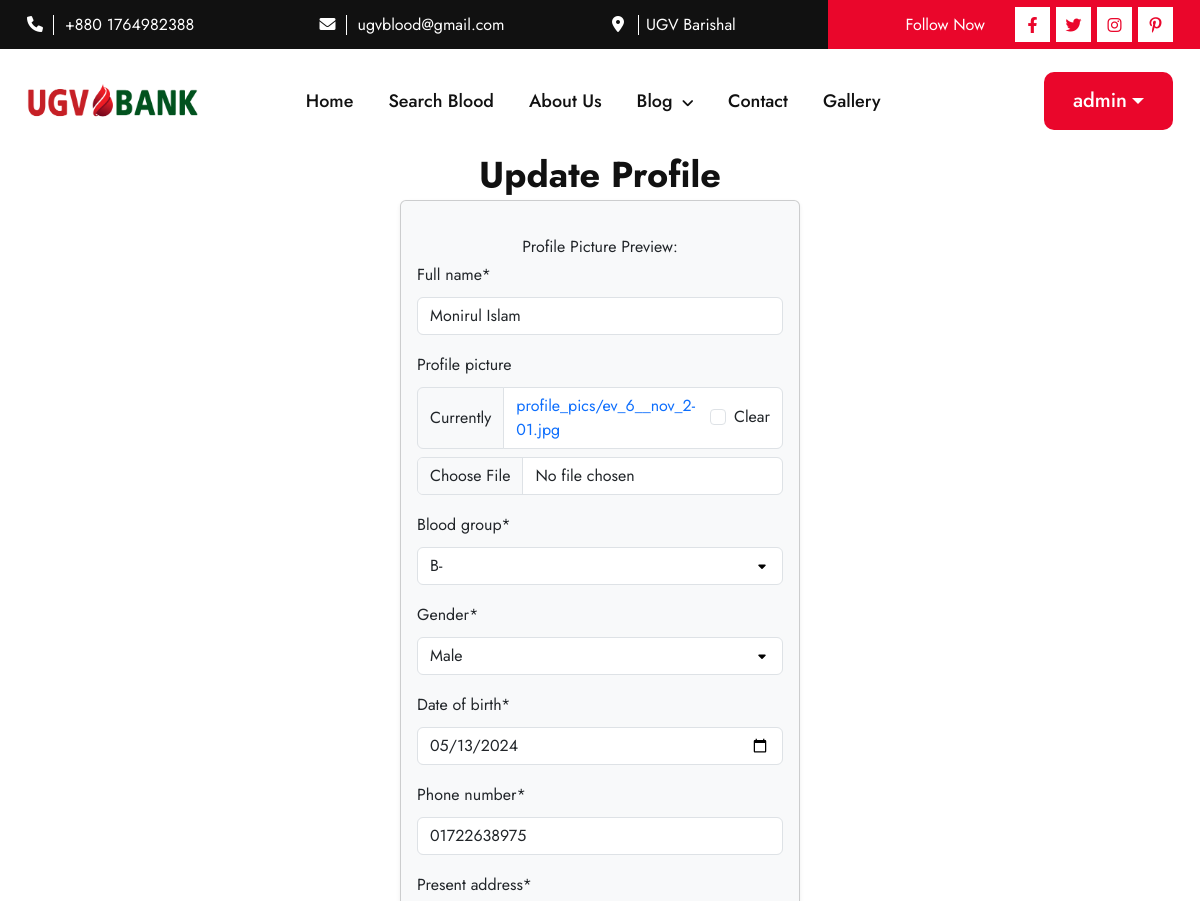
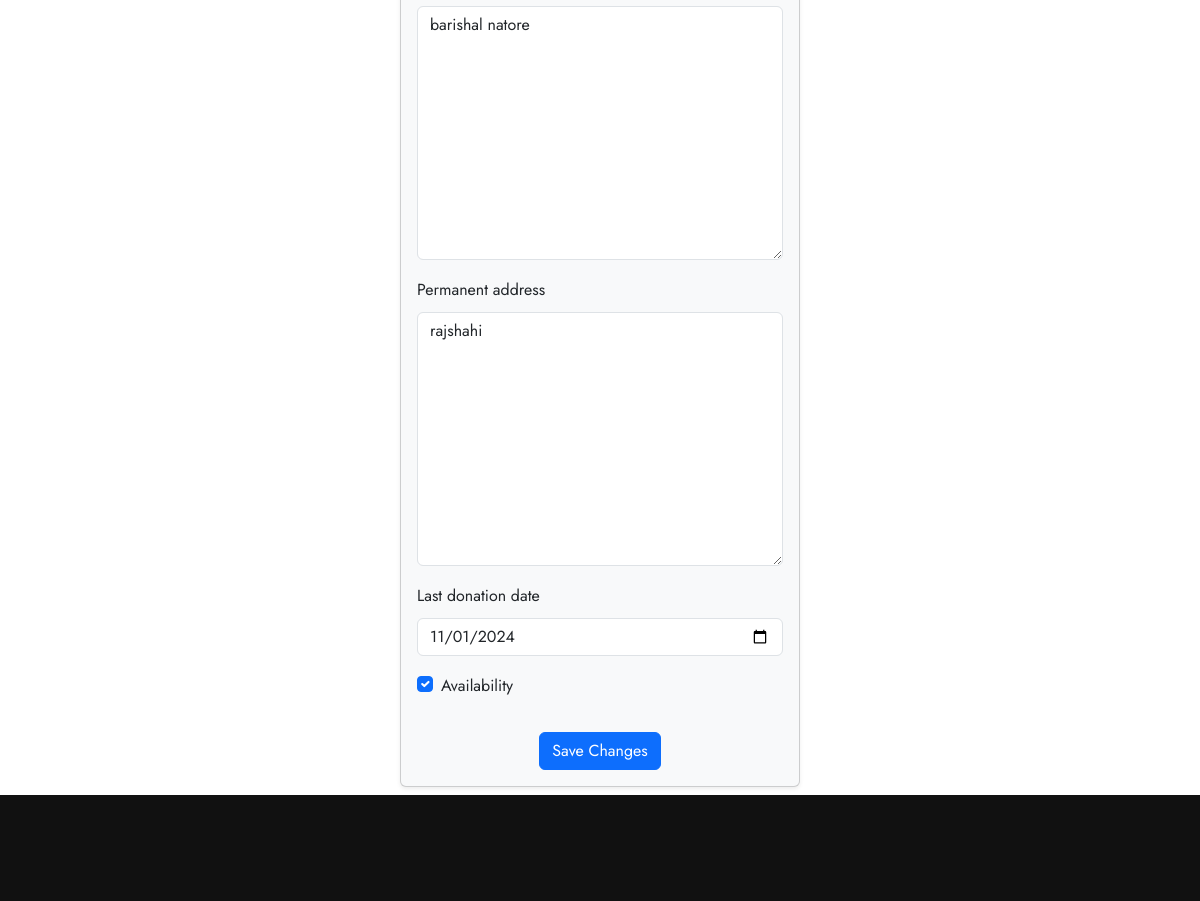
Page /manage-profile/ (signed in, upper part) on the earlier database version (2 pictures, top to bottom).
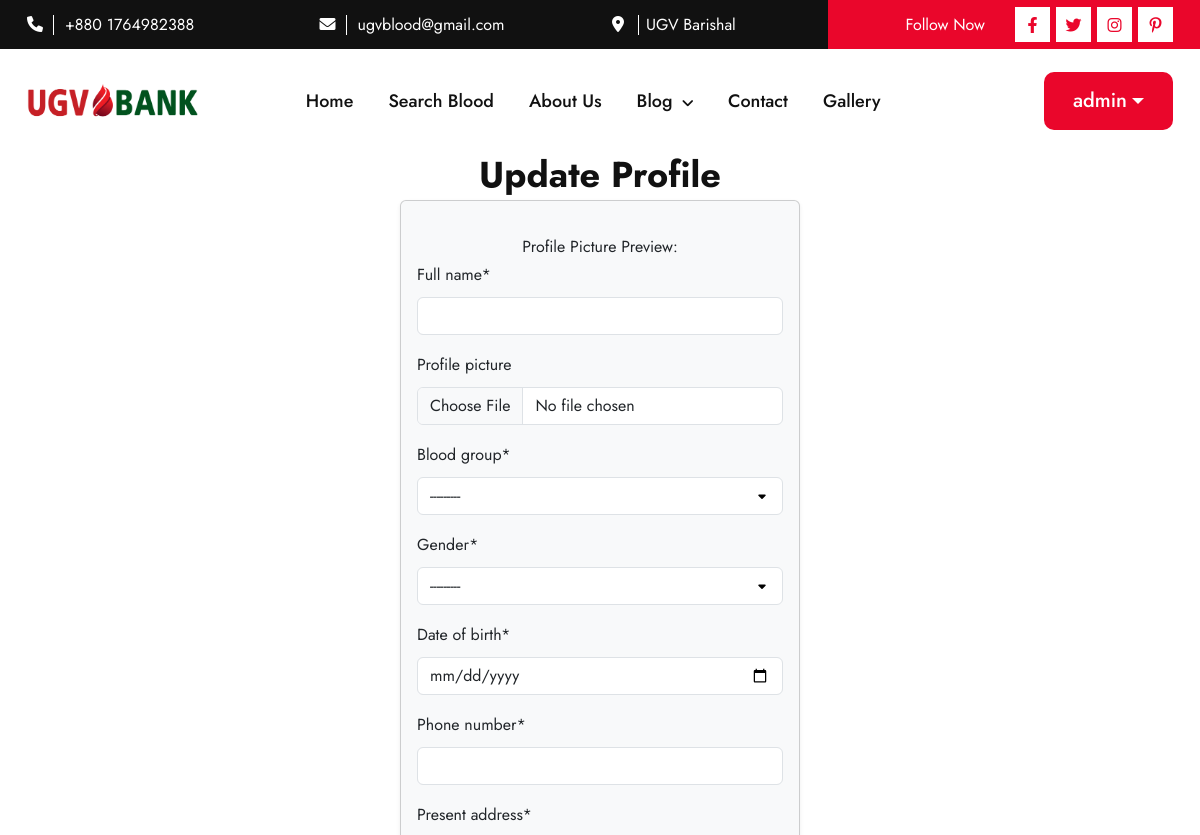
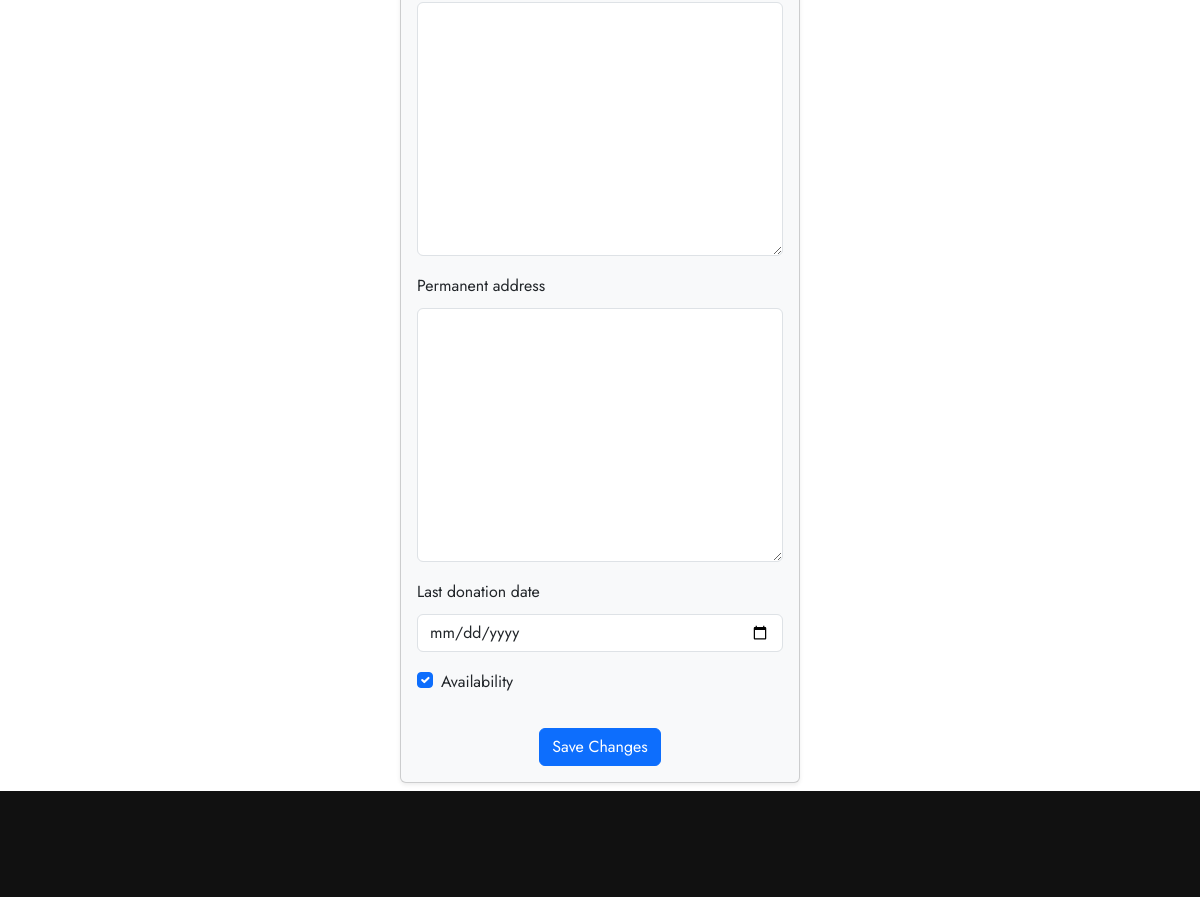
Same page on the later database version (2 pictures, top to bottom).
### blood/models.py (models this page shows, shortened)
class DonorProfile(models.Model):
    BLOOD_GROUP_CHOICES = [
        ('A+', 'A+'), ('A-', 'A-'),
        ('B+', 'B+'), ('B-', 'B-'),
        ('AB+', 'AB+'), ('AB-', 'AB-'),
        ('O+', 'O+'), ('O-', 'O-')
    ]
    GENDER_CHOICES = [
        ('M', 'Male'),
        ('F', 'Female'),
        ('O', 'Other'),
    ]
    user = models.OneToOneField(User, on_delete=models.CASCADE)
    full_name = models.CharField(max_length=80)
    profile_picture = models.ImageField(upload_to='profile_pics/', blank=True, null=True)
    blood_group = models.CharField(max_length=3, choices=BLOOD_GROUP_CHOICES)
    gender = models.CharField(max_length=1, choices=GENDER_CHOICES)  # New field for gender
    date_of_birth = models.DateField()
    phone_number = models.CharField(
        max_length=11,
        validators=[RegexValidator(regex=r'^\+?1?\d{9,15}$')]
    )
    present_address = models.TextField(max_length=400)
    permanent_address = models.TextField(max_length=400, blank=True, null=True)
    last_donation_date = models.DateField(blank=True, null=True)
    availability = models.BooleanField(default=True)  # To indicate if they are available for donation

### blood/views.py (the view)
# urls.py: path('manage-profile/', manage_profile, name='manage_profile'),
@login_required(login_url='login')
def manage_profile(request):
    try:
        donor_profile = DonorProfile.objects.get(user=request.user)
        is_new_profile = False
    except DonorProfile.DoesNotExist:
        donor_profile = None
        is_new_profile = True
    if request.method == 'POST':
        form = DonorProfileForm(request.POST, request.FILES, instance=donor_profile)
        if form.is_valid():
            donor_profile = form.save(commit=False)
            if is_new_profile:
                donor_profile.user = request.user  # Associate the new profile with the logged-in user
            donor_profile.save()
            messages.success(request, "Your profile has been saved successfully!")
            return redirect('my_details')  # Redirect to a profile detail view
    else:
        form = DonorProfileForm(instance=donor_profile)
    return render(request, 'manage_profile.html', {'form': form, 'is_new_profile': is_new_profile})

### blood/forms.py (shortened to what this page needs)
class DonorProfileForm(forms.ModelForm):
    class Meta:
        model = DonorProfile
        fields = ['full_name', 'profile_picture', 'blood_group', 'gender', 'date_of_birth',
                  'phone_number', 'present_address', 'permanent_address',
                  'last_donation_date', 'availability']
        widgets = {
            'date_of_birth': forms.DateInput(attrs={'type': 'date', 'class': 'form-control'}),
            'last_donation_date': forms.DateInput(attrs={'type': 'date', 'class': 'form-control'}),
            'profile_picture': forms.ClearableFileInput(attrs={'class': 'form-control'}),
            'availability': forms.CheckboxInput(attrs={'class': 'form-check-input'}),
        }

### templates/manage_profile.html (shortened to what this page needs)
{% extends "base.html" %}
{% load static %}
{% load crispy_forms_tags %}
{% block content %}
<div class="container mb-2">
    <h3 class="text-center mb-1">Update Profile</h3>
    <div class="card shadow-sm rounded" style="max-width: 400px; margin: auto; background-color: #f8f9fa;">
        <div class="card-body">
            <form method="post" enctype="multipart/form-data">
                     <div class="form-group text-center mt-3">
                        <label for="id_profile_picture">Profile Picture Preview:</label>
                    </div>
                {{ form|crispy }}
                <div class="text-center">
                    <button type="submit" class="btn btn-primary mt-3">Save Changes</button>
                </div>
            </form>
        </div>
    </div>
</div>
{% endblock %}

Differences in the rows shown:
removed DonorProfile: full_name "Monirul Islam", blood_group "B-", gender "Male", date_of_birth "05/13/2024", phone_number "01722638975", present_address "barishal natore", permanent_address "rajshahi", last_donation_date "11/01/2024", availability "☑"
Other differences:
form field blood_group: (not shown) → "---------"
form field gender: (not shown) → "---------"
form field availability: (not shown) → "☑"
form field form: "☐" → (not shown)
text no longer shown: "Full name * Profile picture Currently profile_pics/ev_6__nov_2-01.jpg Clear Blood group * Gender * Date of birth * Phone number * Present address * Permanent address Last donation date Availability"
text now shown: "Full name * Profile picture Blood group * Gender * Date of birth * Phone number * Present address * Permanent address Last donation date Availability"
